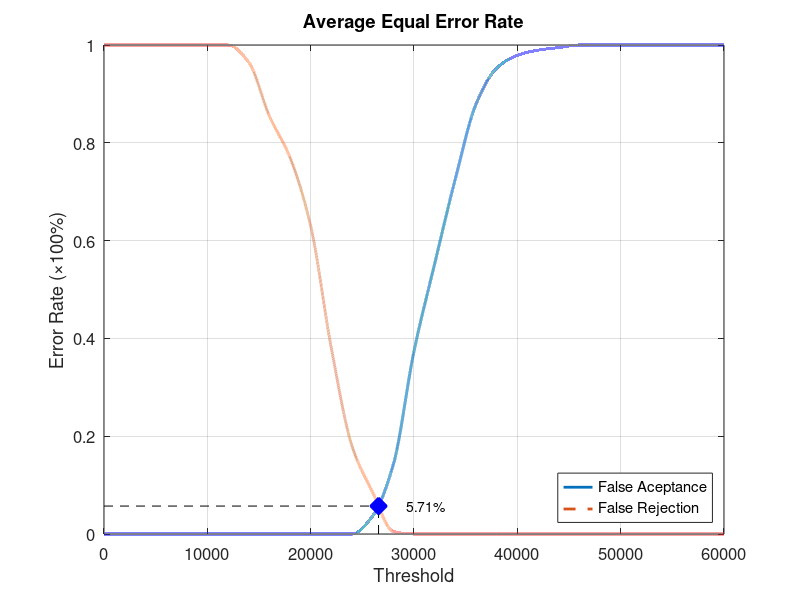
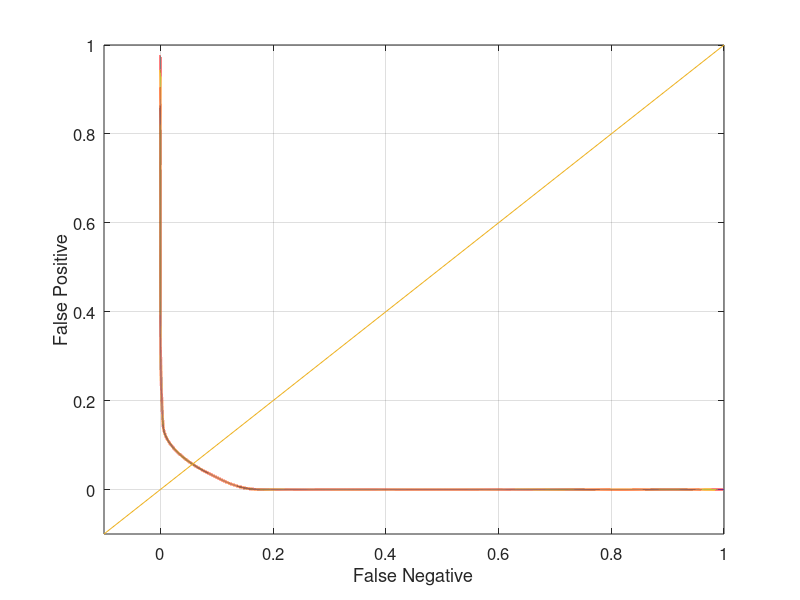

Here is the MATLAB script that generated these plots, in order:
function yEER = Database4_3
close all;
clear;
clc;
x = 0:2000:60000;
xq = 0:0.5:60000;

y0 = [0 0 0 0 0 0 0 0 0 0 0 0 0 0.0368421 0.142105 0.373684 0.552632 0.726316 0.878947 0.952632 0.978947 0.989474 0.994737 1 1 1 1 1 1 1 1];
yy0 = interp1(x, y0, xq, 'pchip');
y1 = [1 1 1 1 1 1 1 0.965 0.855 0.77 0.63 0.38 0.18 0.085 0.005 0 0 0 0 0 0 0 0 0 0 0 0 0 0 0 0];
yy1 = interp1(x, y1, xq, 'pchip');

% Calculating EER: 
y2 = abs(y0 - y1);
find(y2 == min(y2))
yy2 = abs(yy0 - yy1);
xEER = find(yy2 == min(yy2));
xEERIndex = xq(xEER) % X-axis EER
yEER = yy0(xEER) % Y-axis EER

main = figure
plot(xq, yy0,'-','LineWidth', 2);	hold on
plot(xq, yy1,'--','LineWidth', 2);	hold on
plot([xEERIndex xEERIndex], [0 yEER], 'k--');	hold on
plot([0 xEERIndex], [yEER yEER], 'k--');	hold on
plot(xEERIndex, yEER, 'bx', 'LineWidth', 10);	hold on
text(xEERIndex + 10 * xEERIndex / 100, yEER, [num2str(round((10000 * yEER)) / 100) '%'])
legend('False Aceptance', 'False Rejection', 'Location', 'SouthEast')
xlabel('Threshold')
ylabel('Error Rate (\times100%)')
title('Average Equal Error Rate')
set(gca, 'FontSize', 12)
axis([0 60000 0 1])
grid on

print(main, 'Database4_3Main', '-dpng');
FNRxFPR = figure('Color', [1 1 1]);
plot(yy1, yy0, '-', yy1, yy0, 'LineWidth', 2);
hold on
y = -0.1:0.1:1
plot(y, y); 
set(gca, 'FontSize', 12)
xlabel('False Negative')
ylabel('False Positive')
axis([-0.1 1 -0.1 1])
set(gca, 'FontSize', 12)
grid on

print(FNRxFPR, 'Database4_3FNRxFPR','-dpng');
end
